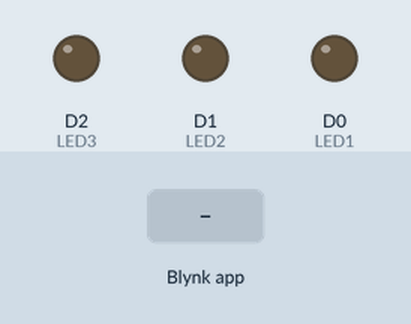
Bench run of a sketch on a simulated ESP8266 (NodeMCU). On the bench: output pins drawn as LEDs (lit = HIGH). The test bench sets the inputs (shaded band). WiFi joins after 1.5 s; servers stay silent unless stated.

Above: at 3.0 s.
3.1 s: Blynk app writes 1 to V0
At 3.9 s:
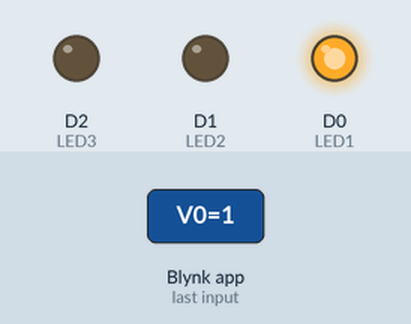
4.6 s: Blynk app writes 1 to V1
At 5.1 s:
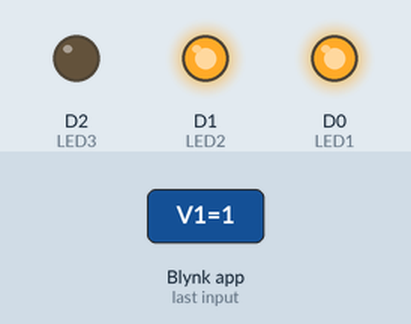
6.1 s: Blynk app writes 0 to V0
At 7.3 s:
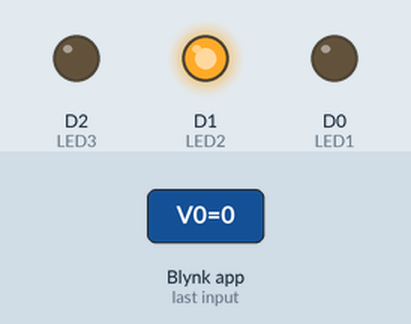
7.6 s: Blynk app writes 1 to V2
At 8.6 s:
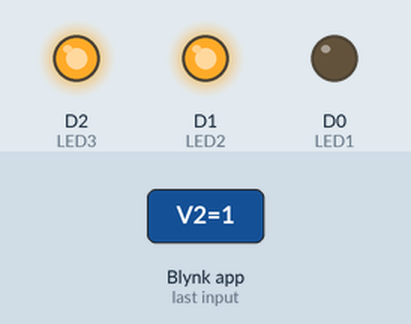
9.1 s: Blynk app writes 0 to V1
At 9.7 s:
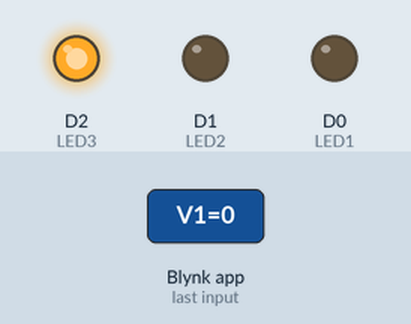
10.6 s: Blynk app writes 0 to V2
At 10.9 s:
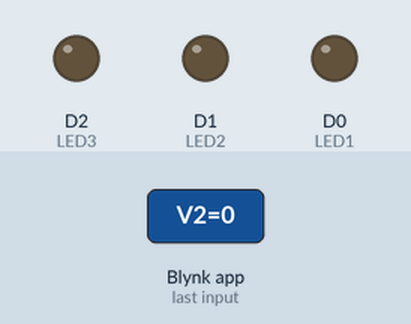
Timing chart, 0 to 13.1 s (numbered marks = the images above; inputs shaded):
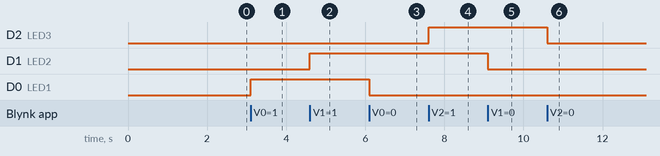

Measured:
- after the input at 3.1 s, D0 (LED1): LOW → HIGH at once
- after the input at 4.6 s, D1 (LED2): LOW → HIGH at once
- after the input at 6.1 s, D0 (LED1): HIGH → LOW at once
- after the input at 7.6 s, D2 (LED3): LOW → HIGH at once
- after the input at 9.1 s, D1 (LED2): HIGH → LOW at once
- after the input at 10.6 s, D2 (LED3): HIGH → LOW at once

The sketch:

Home-Automation-Blynk.ino
```cpp
#define BLYNK_TEMPLATE_ID "TMPL3uBZRRuwG"
#define BLYNK_TEMPLATE_NAME "Home Automation IOT"
#define BLYNK_AUTH_TOKEN "IUhZeFqGS6q083E-Sa6MqraLaH1_8YUe"

#include <ESP8266WiFi.h>
#include <BlynkSimpleEsp8266.h>

char ssid[] = "Vaishnavi's A17";
char pass[] = "vaishnavi'sA17";

// Output Pins
#define LED1 D0
#define LED2 D1
#define LED3 D2

// Control D0 using Switch V0
BLYNK_WRITE(V0)
{
  int value = param.asInt();

  if (value == 1)
    digitalWrite(LED1, HIGH);
  else
    digitalWrite(LED1, LOW);
}

// Control D1 using Switch V1
BLYNK_WRITE(V1)
{
  int value = param.asInt();

  if (value == 1)
    digitalWrite(LED2, HIGH);
  else
    digitalWrite(LED2, LOW);
}

// Control D2 using Switch V2
BLYNK_WRITE(V2)
{
  int value = param.asInt();

  if (value == 1)
    digitalWrite(LED3, HIGH);
  else
    digitalWrite(LED3, LOW);
}

void setup()
{
  Serial.begin(9600);

  pinMode(LED1, OUTPUT);
  pinMode(LED2, OUTPUT);
  pinMode(LED3, OUTPUT);

  digitalWrite(LED1, LOW);
  digitalWrite(LED2, LOW);
  digitalWrite(LED3, LOW);

  Blynk.begin(BLYNK_AUTH_TOKEN, ssid, pass);
}

void loop()
{
  Blynk.run();
}
```
